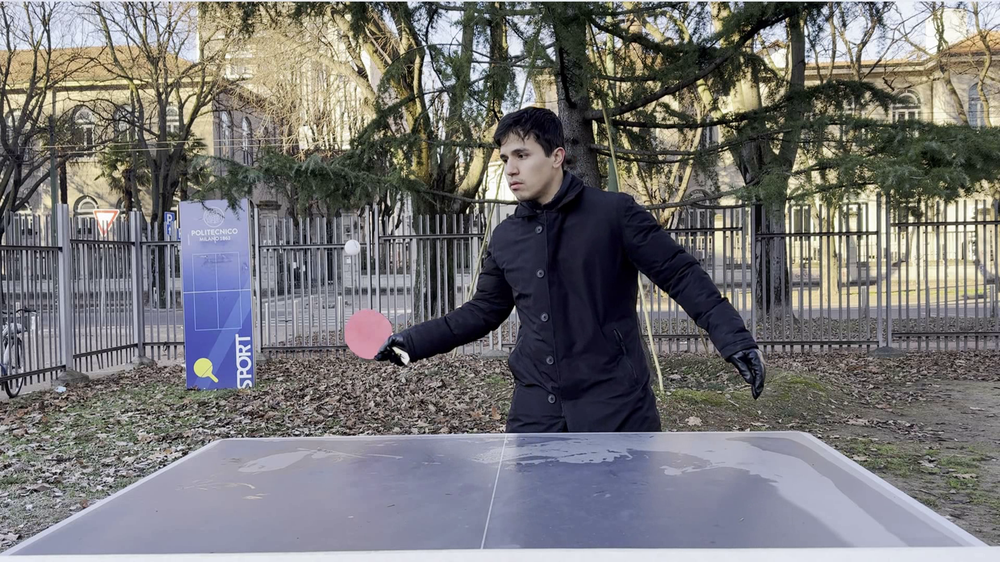
#> input picture data/frame_0001.png, 1000 x 562 px, shrunk from 1920 x 1080 before the run
$ python -i racket_detection.py   (imports and definitions only)
#> lines starting #> are read from the running program, lines starting #| are printed output that depends on the picture; after the words box and inside, x2 and y2 are one past the last pixel; in counts of white or black regions, pixels touching at a corner belong together
#> further down, picture is the input picture: shape (562, 1000, 3); mean B, G, R 117.6, 116.4, 117.6
import cv2
import numpy as np
from matplotlib import pyplot as plt

def detect_racket(frame):
    """
    Detects the racket in the frame based on its red color and returns ellipse parameters.
    """

    # Convert the frame to HSV color space
    hsv = cv2.cvtColor(frame, cv2.COLOR_BGR2HSV)

    # Define the red color range in HSV
    lower_red1 = np.array([0, 70, 50])
    upper_red1 = np.array([10, 255, 255])
    lower_red2 = np.array([170, 70, 50])
    upper_red2 = np.array([180, 255, 255])

    # Create masks for red color in both ranges
    mask1 = cv2.inRange(hsv, lower_red1, upper_red1)
    mask2 = cv2.inRange(hsv, lower_red2, upper_red2)
    red_mask = cv2.bitwise_or(mask1, mask2)

    # Apply morphological operations to reduce noise
    kernel = cv2.getStructuringElement(cv2.MORPH_ELLIPSE, (5, 5))
    red_mask = cv2.morphologyEx(red_mask, cv2.MORPH_OPEN, kernel)

    # Find contours in the red mask
    contours, _ = cv2.findContours(red_mask, cv2.RETR_EXTERNAL, cv2.CHAIN_APPROX_SIMPLE)

    if contours:
        # Find the largest contour (assumed to be the racket)
        largest_contour = max(contours, key=cv2.contourArea)

        # Check if the contour has enough points to fit an ellipse
        if len(largest_contour) >= 100:
            # Fit an ellipse to the contour
            ellipse = cv2.fitEllipse(largest_contour)

            return ellipse

    # Return None if no racket is detected
    return None

def detect_racket_contour(frame, distance_threshold=10):
    """
    Detects the racket in the frame based on its red color, returning contour points and the bottom line with equidistant points.
    """
#> called with distance_threshold = 10
    # Convert the frame to HSV color space
    hsv = cv2.cvtColor(frame, cv2.COLOR_BGR2HSV)
#> hsv: shape (562, 1000, 3); mean H, S, V 76.8, 48.2, 127.6

    # Define HSV ranges for detecting red color
    lower_red1 = np.array([0, 70, 50])   # First range for red
    upper_red1 = np.array([10, 255, 255])
    lower_red2 = np.array([150, 50, 50])  # Second range for red
    upper_red2 = np.array([180, 255, 255])

    # Create masks for red color
    mask1 = cv2.inRange(hsv, lower_red1, upper_red1)
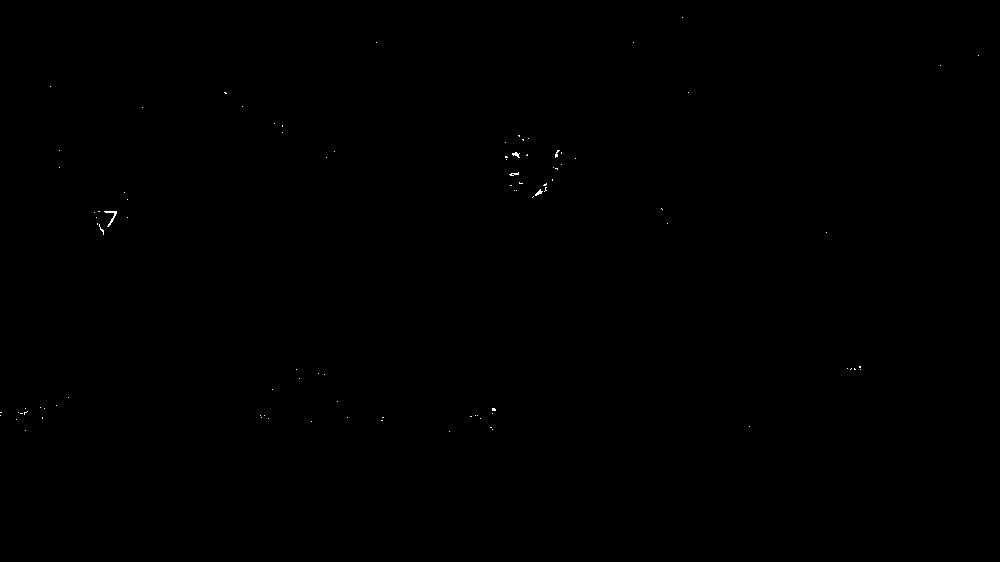
#> mask1: shape (562, 1000); 0.06% white in thin lines or dots, all inside (x1, y1, x2, y2) = (0, 17, 979, 432)
    mask2 = cv2.inRange(hsv, lower_red2, upper_red2)
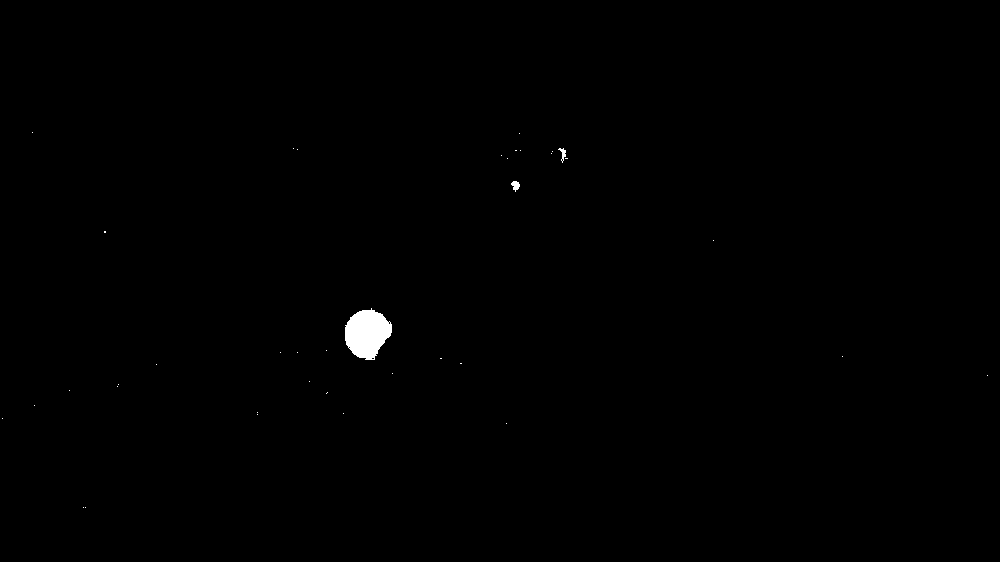
#> mask2: shape (562, 1000); 0.33% white; 38 white regions (35 under 20 px), largest, box (x1, y1, x2, y2) and area: (345, 308, 392, 360) 1720, (511, 181, 520, 192) 61, (558, 148, 566, 163) 49
    red_mask = cv2.bitwise_or(mask1, mask2)
#> red_mask: shape (562, 1000); 0.39% white; 124 white regions (116 under 20 px), largest, box (x1, y1, x2, y2) and area: (345, 308, 392, 360) 1720, (510, 181, 523, 192) 70, (555, 148, 566, 163) 69

    # Apply morphological operations to reduce noise
    kernel = cv2.getStructuringElement(cv2.MORPH_ELLIPSE, (5, 5))
    red_mask = cv2.morphologyEx(red_mask, cv2.MORPH_OPEN, kernel)
#> red_mask: shape (562, 1000); 0.32% white; 3 white regions (1 under 20 px)

    # Find contours in the red mask
    contours, _ = cv2.findContours(red_mask, cv2.RETR_EXTERNAL, cv2.CHAIN_APPROX_SIMPLE)
#> contours = 3 contours, 1 with area under 20; largest, box (x1, y1, x2, y2) and area: (345, 309, 392, 360) 1632, (512, 181, 520, 191) 44

    # Create a copy of the frame to draw contours
    frame_with_contours = frame.copy()

    # Initialize a list to store contour points
    contour_points = []

    # Draw significant contours and collect their points
    for contour in contours:
        if len(contour) >= 100:  # Filter out small contours
            cv2.drawContours(frame_with_contours, contour, -1, (255, 0, 0), 4)  # Draw in blue
            # Add contour points to the list
            for point in contour:
                x, y = point[0]
                contour_points.append((x, y))  # Collect 2D points in image coordinates
#> this loop made 3 passes
#> after the loop, contour_points = []

    # Create an empty mask image to visualize contours
    mask_img = np.zeros_like(frame)
    filtered_contours = [contour for contour in contours if len(contour) >= 100]
#> filtered_contours = []
    cv2.drawContours(mask_img, filtered_contours, -1, (0, 255, 0), 3)  # Draw filtered contours in green
#> mask_img: shape (562, 1000, 3); every value is 0

    # Apply Canny Edge Detection on the mask
    edges = cv2.Canny(mask_img, 100, 200)
#> edges: shape (562, 1000); every value is 0

    # Detect lines using the Hough Transform
   #lines = cv2.HoughLinesP(edges, 1, np.pi / 180, threshold=2, minLineLength=50, maxLineGap=15) #Frame 0001
    lines = cv2.HoughLinesP(edges, 1, np.pi / 180, threshold=2, minLineLength=50, maxLineGap=10) #Frame 0002
#> lines = None
   # lines = cv2.HoughLinesP(edges, 1, np.pi / 180, threshold=3, minLineLength=70, maxLineGap=20) #Frame 0003

    # Initialize a list to store line points
    line_points = []
    if lines is not None:
        for line in lines:
            x1, y1, x2, y2 = line[0]
            cv2.line(frame_with_contours, (x1, y1), (x2, y2), (0, 255, 0), 10)  # Draw lines in green

            # Generate equidistant points along the line
            num_points = 500  # Number of equidistant points to generate
            for t in np.linspace(0, 1, num_points):
                x = int(x1 + t * (x2 - x1))
                y = int(y1 + t * (y2 - y1))
                line_points.append((x, y))  # Add the line points

    # Filter contour points that are close to the detected line
    filtered_contour_points = []
    for contour_point in contour_points:
        cx, cy = contour_point
        is_near_line = False

        # Check if the point is close to any line point
        for line_point in line_points:
            lx, ly = line_point
            # Compute Euclidean distance between contour point and line point
            distance = np.sqrt((lx - cx) ** 2 + (ly - cy) ** 2)
            if distance < distance_threshold:  # If close to a line
                is_near_line = True
                break  # No need to check further points

        # If the point is not near any line, add it to the filtered list
        if not is_near_line:
            filtered_contour_points.append((cx, cy))
#> this loop made 0 passes
#> after the loop, filtered_contour_points = []

    # Display the frame with contours and lines
    plt.figure(figsize=(10, 10))
    plt.imshow(cv2.cvtColor(frame_with_contours, cv2.COLOR_BGR2RGB))
    plt.title("Contours and Detected Lines")
    plt.axis("off")
    plt.show()

    # Return the filtered contour points and line points
    return filtered_contour_points, line_points

>>> import cv2
>>> picture = cv2.imread('../data/frame_0001.png')
>>> result = detect_racket_contour(picture)
#> result = ([], [])
